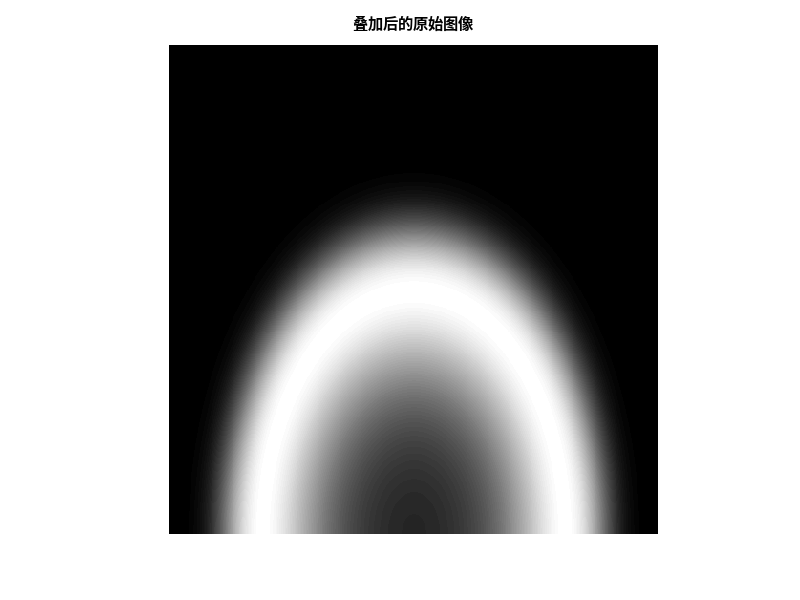
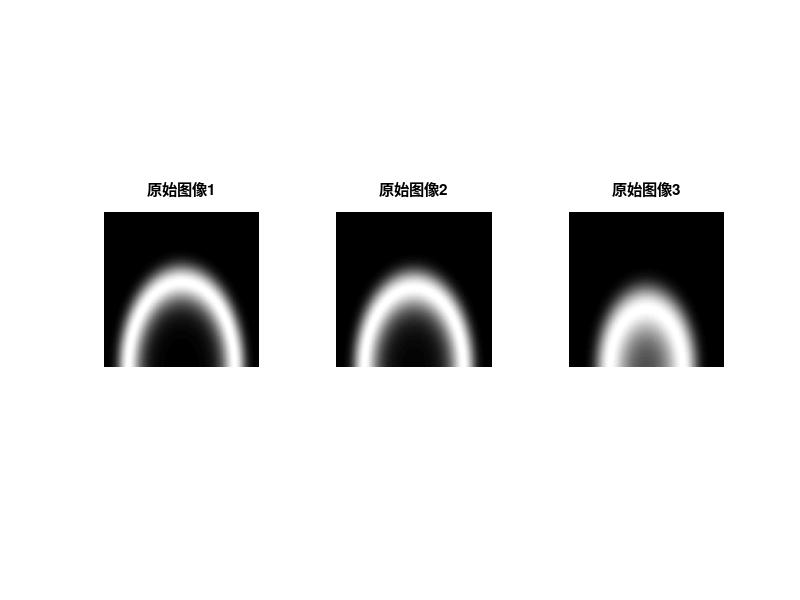

Source code (MATLAB) for these figures, in order: (Note: this script raises an error after producing the figures.)
clear all;
clc;
close all;

hsize = 37;
num_iter = 10;
image_size= 512;

%% ===================== 1. 火焰辐射模型 =====================
t1 = 1200;     % 温度增量 (K)
t2 = 900;      % 环境温度 (K)
m  = 3;        % 形状参数
n  = 0.9;
R  = 0.025;     % m
Z  = 0.075;      % m

x1 = 0;  % 固定切面位置
x2 = 0.005; 
x3 = 0.010; 




Ny = 500;
Nz = 500;
[y,z] = meshgrid(linspace(-0.02, 0.02, Ny), linspace(0, 0.075, Nz));
% 温度场
term1 = m * (x1.^2/R.^2 + y.^2/R.^2 + z.^2/Z.^2) - n;
term2 = m * (x2.^2/R.^2 + y.^2/R.^2 + z.^2/Z.^2) - n;
term3 = m * (x3.^2/R.^2 + y.^2/R.^2 + z.^2/Z.^2) - n;

T1 = t1 * exp(-(term1.^2)) + t2;
T2 = t1 * exp(-(term2.^2)) + t2;
T3 = t1 * exp(-(term3.^2)) + t2;

% 单色辐射模型
lambda = 0.610;      % um
c1 = 3.7418e-16;
c2 = 1.4388e4;       % um*K
Eb1 = c1 .* lambda.^(-5) ./ (exp(c2 ./ (lambda .* T1)) - 1);
Eb2 = c1 .* lambda.^(-5) ./ (exp(c2 ./ (lambda .* T2)) - 1);
Eb3 = c1 .* lambda.^(-5) ./ (exp(c2 ./ (lambda .* T3)) - 1);

% Beer 衰减
ke = 8;             % m^-1
x_max = 0.025;
L1 = x_max - x1;
L2 = x_max - x2;
L3= x_max - x3;

Q1 = Eb1 .* exp(-ke .* L1);
Q2 = Eb2 .* exp(-ke .* L2);
Q3 = Eb3 .* exp(-ke .* L3);


Q1 = flipud(imresize(im2double(Q1), [512 512]));
Q2 = flipud(imresize(im2double(Q2), [512 512]));
Q3 = flipud(imresize(im2double(Q3), [512 512]));

I = Q1 + Q2 + Q3;
I = mat2gray(I);

figure;
imshow(I, []);
title('叠加后的原始图像');

figure;
subplot(1,3,1); imshow(mat2gray(Q1)); title('原始图像1');
subplot(1,3,2); imshow(mat2gray(Q2)); title('原始图像2');
subplot(1,3,3); imshow(mat2gray(Q3)); title('原始图像3');

%% Create Gaussian blur operators

[Op11, Op11_adj, ~] = createGaussianBlurringOperator(size(I), hsize, 2.29);
[Op12, Op12_adj, ~] = createGaussianBlurringOperator(size(I), hsize, 6.81);
[Op13, Op13_adj, ~] = createGaussianBlurringOperator(size(I), hsize, 10.73);

[Op21, Op21_adj, ~] = createGaussianBlurringOperator(size(I), hsize, 6.36);
[Op22, Op22_adj, ~] = createGaussianBlurringOperator(size(I), hsize, 2.17);
[Op23, Op23_adj, ~] = createGaussianBlurringOperator(size(I), hsize, 6.59);

[Op31, Op31_adj, ~] = createGaussianBlurringOperator(size(I), hsize, 9.05);
[Op32, Op32_adj, ~] = createGaussianBlurringOperator(size(I), hsize, 6.19);
[Op33, Op33_adj, ~] = createGaussianBlurringOperator(size(I), hsize, 2.61);

%% Forward imaging model

I1 = Op11(Q1) + Op12(Q2) + Op13(Q3);
I2 = Op21(Q1) + Op22(Q2) + Op23(Q3);
I3 = Op31(Q1) + Op32(Q2) + Op33(Q3);

figure;
subplot(1,3,1); imshow(mat2gray(I1)); title('叠加图像1');
subplot(1,3,2); imshow(mat2gray(I2)); title('叠加图像2');
subplot(1,3,3); imshow(mat2gray(I3)); title('叠加图像3');

%% Stack measured images b = [b1; b2; b3]

image = zeros(1536, 512);
image(1:512, :)       = I1;
image(513:1024, :)    = I2;
image(1025:1536, :)   = I3;

image = max(real(image), 0);

figure;
imshow(mat2gray(image));
title('观测叠加图像 b');

%% Define block forward operator A

A = @(x) [
    Op11(x(1:512, :)) + Op12(x(513:1024, :)) + Op13(x(1025:1536, :));
    Op21(x(1:512, :)) + Op22(x(513:1024, :)) + Op23(x(1025:1536, :));
    Op31(x(1:512, :)) + Op32(x(513:1024, :)) + Op33(x(1025:1536, :))
];

%% Define adjoint operator A_adj

A_adj = @(y) [
    Op11_adj(y(1:512, :)) + Op21_adj(y(513:1024, :)) + Op31_adj(y(1025:1536, :));
    Op12_adj(y(1:512, :)) + Op22_adj(y(513:1024, :)) + Op32_adj(y(1025:1536, :));
    Op13_adj(y(1:512, :)) + Op23_adj(y(513:1024, :)) + Op33_adj(y(1025:1536, :))
];

%% Initial estimate

init = ones(size(image)) .* mean(image(:));

%% Richardson-Lucy deconvolution

field_rl = deconvRL_operator(A, A_adj, image, num_iter, init);

field_rl = real(field_rl);
field_rl(field_rl < 0) = 0;


figure;
imshow(field_rl, []);
title('RL去卷积整体结果');

%% Split reconstructed layers
vmin = min(field_rl(:));
vmax = max(field_rl(:));
rec1 = field_rl(1:512, :);
rec2 = field_rl(513:1024, :);
rec3 = field_rl(1025:1536, :);

figure;
subplot(1,3,1); imshow(rec1, [vmin vmax]); title('恢复层 x1');
subplot(1,3,2); imshow(rec2, [vmin vmax]); title('恢复层 x2');
subplot(1,3,3); imshow(rec3, [vmin vmax]); title('恢复层 x3');
